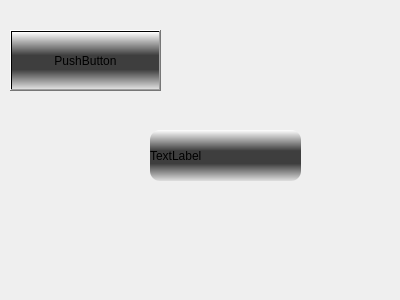
<?xml version="1.0" encoding="UTF-8"?>
<ui version="4.0">
 <class>Widget</class>
 <widget class="QWidget" name="Widget">
  <property name="geometry">
   <rect>
    <x>0</x>
    <y>0</y>
    <width>400</width>
    <height>300</height>
   </rect>
  </property>
  <property name="windowTitle">
   <string>Widget</string>
  </property>
  <widget class="QPushButton" name="pushButton">
   <property name="geometry">
    <rect>
     <x>10</x>
     <y>30</y>
     <width>151</width>
     <height>61</height>
    </rect>
   </property>
   <property name="styleSheet">
    <string notr="true">QPushButton{

}
QPushButton::hover{
	
	background-color: qlineargradient(spread:reflect, x1:1, y1:0.5, x2:1, y2:0, stop:0 rgba(96, 96, 96, 255), stop:1 rgba(255, 255, 255, 255));
}
QPushButton::!hover{
background-color: qlineargradient(spread:reflect, x1:1, y1:0.534, x2:1, y2:0, stop:0.233831 rgba(62, 62, 62, 255), stop:1 rgba(255, 255, 255, 255));
}</string>
   </property>
   <property name="text">
    <string>PushButton</string>
   </property>
  </widget>
  <widget class="QLabel" name="label">
   <property name="geometry">
    <rect>
     <x>150</x>
     <y>130</y>
     <width>151</width>
     <height>51</height>
    </rect>
   </property>
   <property name="styleSheet">
    <string notr="true">QLabel{
border-radius:10px;
}
QLabel::!hover{
background-color: qlineargradient(spread:reflect, x1:1, y1:0.534, x2:1, y2:0, stop:0.233831 rgba(62, 62, 62, 255), stop:1 rgba(255, 255, 255, 255));
}
QLabel::hover{
background-color: qlineargradient(spread:reflect, x1:1, y1:0.5, x2:1, y2:0, stop:0 rgba(96, 96, 96, 255), stop:1 rgba(255, 255, 255, 255));
}

</string>
   </property>
   <property name="text">
    <string>TextLabel</string>
   </property>
  </widget>
 </widget>
 <layoutdefault spacing="6" margin="11"/>
 <resources/>
 <connections>
  <connection>
   <sender>pushButton</sender>
   <signal>clicked()</signal>
   <receiver>Widget</receiver>
   <slot>showMaximized()</slot>
   <hints>
    <hint type="sourcelabel">
     <x>176</x>
     <y>73</y>
    </hint>
    <hint type="destinationlabel">
     <x>158</x>
     <y>315</y>
    </hint>
   </hints>
  </connection>
 </connections>
</ui>
